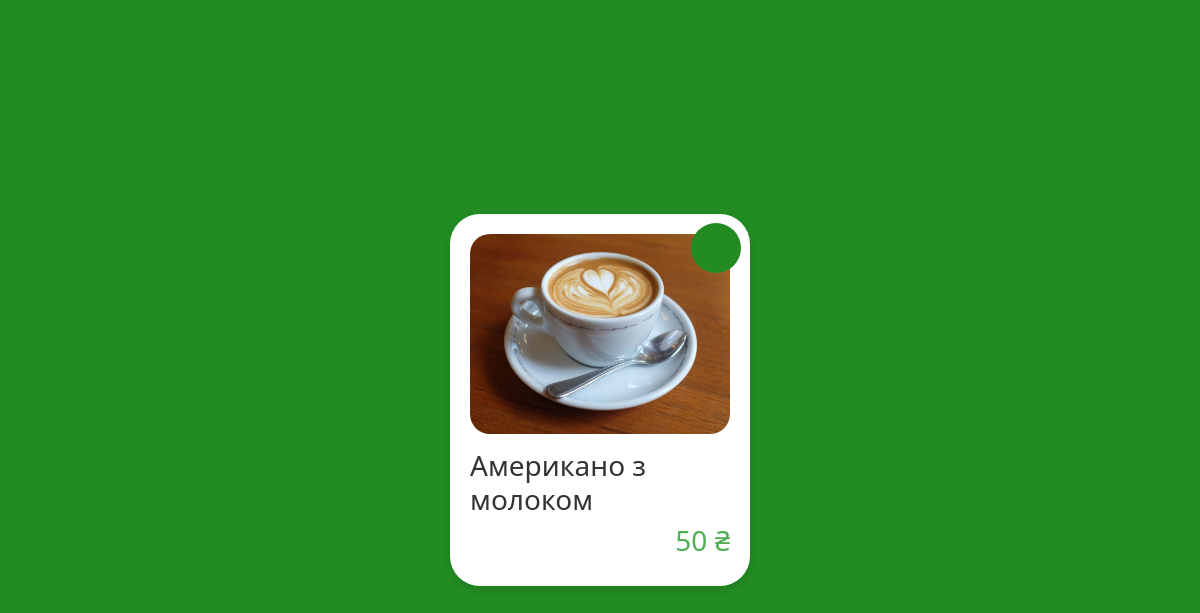
Page /category/1/ on the committed database.
### main/models.py (models this page shows, shortened)
class Product(models.Model):
    category = models.ForeignKey(Category, on_delete=models.CASCADE, related_name='%(class)ss')
    image = models.ImageField(upload_to='products/', null=True, blank=True)
    name = models.CharField(max_length=250, null=True, blank=True)
    description = models.TextField(null=True, blank=True)
    composition = models.TextField(null=True, blank=True)
    price = models.CharField(max_length=250, null=True, blank=True)
    lviv_price = models.CharField(max_length=250, null=True, blank=True)

### main/views.py (the view)
# urls.py: path('category/<int:category_id>/', views.category_detail, name='category_detail'),
def category_detail(request, category_id):
    category = get_object_or_404(Category, id=category_id)
    subcategories = category.children.all()
    products = Product.objects.filter(category=category)
    return render(request, 'main/category_detail.html', {
        'lviv': False,
        'category': category,
        'subcategories': subcategories,
        'products': products
    })

### main/templates/main/category_detail.html (shortened to what this page needs)
{% extends 'main/dad.html' %}
{% block body %}
{% if products %}
  <div class="tile-container">
    {% for product in products %}
      {% if lviv %}
        <a href="{% url 'lviv_product_detail' category.id product.id %}">
      {% else %}
        <a href="{% url 'product_detail' category.id product.id %}">
      {%endif%}
        <div class="tile">
          {% if product.image %}
            <img src="{{ product.image.url }}" alt="{{ product.name }}">
          {% endif %}
          <h3>{{ product.name }}</h3>
          {% if lviv %}
            <h3 class="price">{{ product.lviv_price }} ₴</h3>
          {% else %}
            <h3 class="price">{{ product.price}} ₴</h3>
          {%endif%}
        </div>
      </a>
    {% endfor %}
  </div>
{% endif %}
{% endblock %}

### main/static/main/main.css (style rules this page uses)
html, body { height: 100%; margin: 0; padding: 0; }
a { text-decoration: none; }
body { background-color:#228B22; background-size: cover; margin: 0; padding: 0; display: flex; flex-direction: column; }
h3.price, h2.price { text-align: right; color:#d0e8d0; }
.tile-container { display: flex; flex-wrap: wrap; justify-content: center; align-content: center; gap: 20px; width: 100%; max-width: 1200px; margin: 0 auto; min-height: 100vh; }
.tile { position: relative; width: 300px; background: white; border-radius: 30px; box-shadow: 0 4px 8px rgba(0,0,0,0.1); padding: 20px; margin: 10px; transition: transform 0.3s ease; overflow: hidden; }
.tile::before { content: ""; position: absolute; top: 9px; right: 9px; width: 50px; height: 50px; background:#228B22; transform: rotate(45deg); border-radius: 50px; }
.tile img { width: 100%; height: 200px; object-fit: cover; border-radius: 20px; margin-bottom: 15px; display: block; }
.tile h3 { margin-top: 0; color: #333; }
h3.price, h2.price { text-align: right; color: #4caf50; }

### rows in the picture
Product: image (picture), name "Американо з молоком", price "50"
